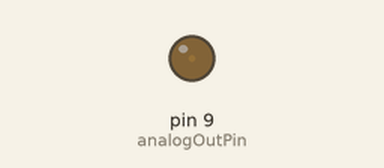
Simulated run of this sketch. Board: Arduino Uno, built with avr-gcc and run on an emulated ATmega328P. Shown: output pins drawn as LEDs (lit = HIGH).

Above: at 0.05 s.
At 1.65 s:
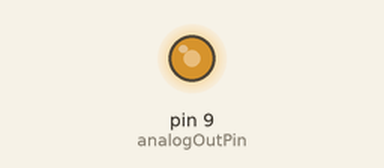
At 3.3 s:
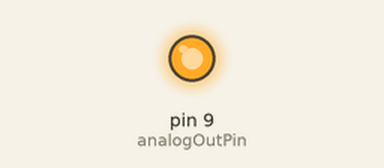
At 6.6 s:
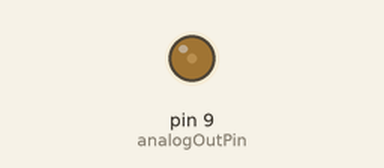
Timing chart, 0 to 13.2 s (numbered marks = the images above):
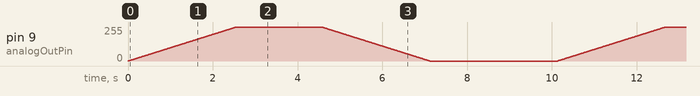

The sketch:

ejercicio_9.ino
```cpp
const int analogOutPin = 9;

int sensorValue = 0;
int outputValue = 0;

void setup() {
  Serial.begin(9600);
}

void loop() {

  for (int i=0; i<=255; i++)
  {
     analogWrite(analogOutPin, i);
     delay(10);
  }
 delay(2000);
 for (int i=255; i>=0; i--)
  {
     analogWrite(analogOutPin, i);
     delay(10);
  }
  delay(3000);


}
```
